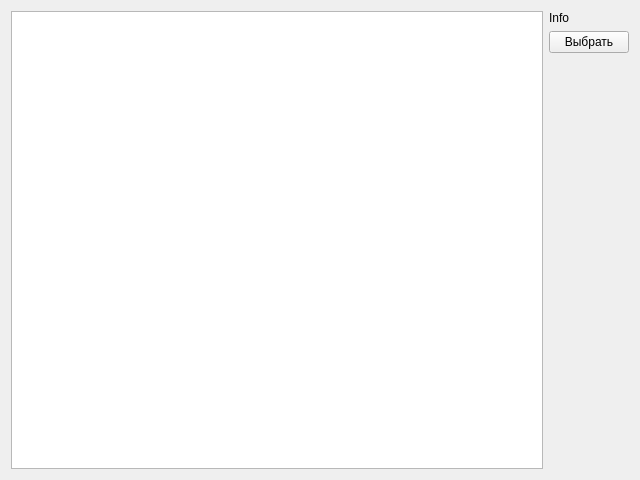
<?xml version="1.0" encoding="UTF-8"?>
<ui version="4.0">
 <class>Form</class>
 <widget class="QWidget" name="Form">
  <property name="geometry">
   <rect>
    <x>0</x>
    <y>0</y>
    <width>640</width>
    <height>480</height>
   </rect>
  </property>
  <property name="windowTitle">
   <string>Form</string>
  </property>
  <layout class="QHBoxLayout" name="horizontalLayout_2">
   <item>
    <widget class="QTableWidget" name="tableWidget"/>
   </item>
   <item>
    <layout class="QVBoxLayout" name="verticalLayout">
     <item>
      <widget class="QLabel" name="labelInfo">
       <property name="text">
        <string>Info</string>
       </property>
      </widget>
     </item>
     <item>
      <widget class="QPushButton" name="pushButton">
       <property name="text">
        <string>Выбрать</string>
       </property>
      </widget>
     </item>
     <item>
      <spacer name="verticalSpacer">
       <property name="orientation">
        <enum>Qt::Vertical</enum>
       </property>
       <property name="sizeHint" stdset="0">
        <size>
         <width>20</width>
         <height>40</height>
        </size>
       </property>
      </spacer>
     </item>
    </layout>
   </item>
  </layout>
 </widget>
 <resources/>
 <connections/>
</ui>
